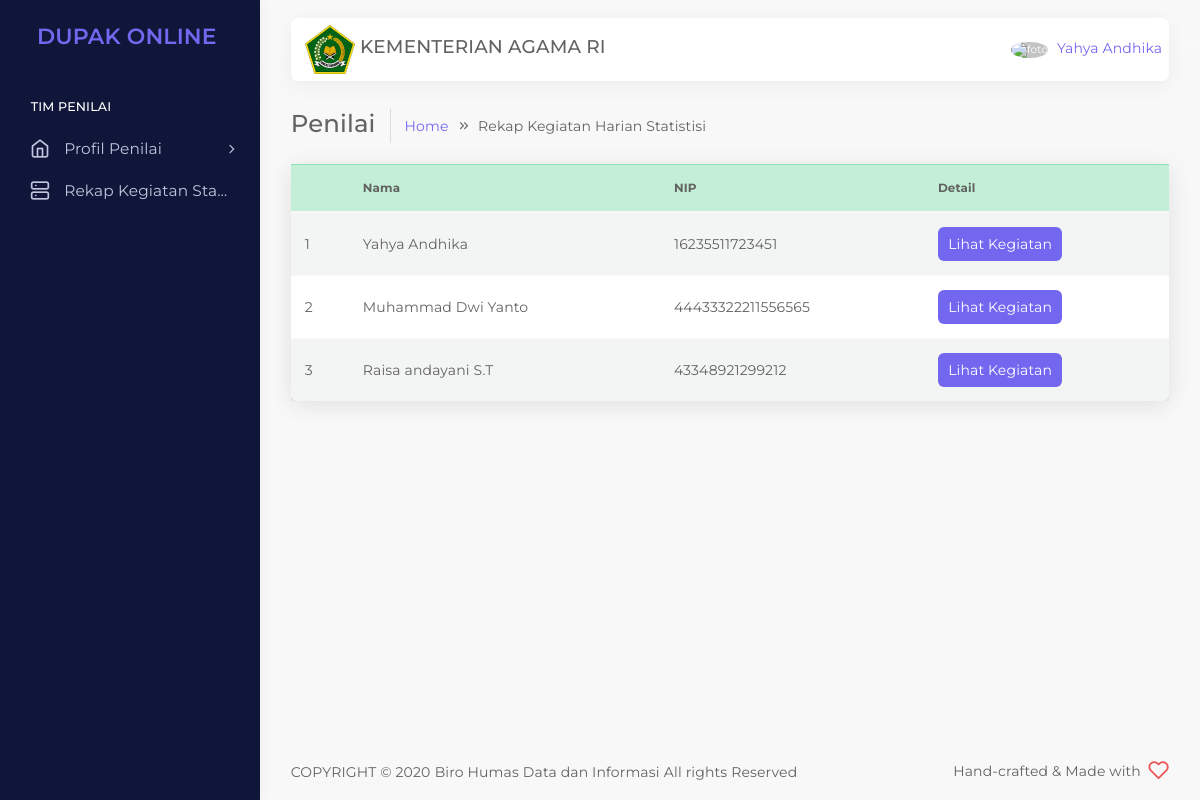
Page /penilai/data-list-rekap.php (signed in) on the committed database.
### tables this page shows
CREATE TABLE `pengguna` (
  `id_pengguna` int(100) NOT NULL,
  `nama` varchar(100) NOT NULL,
  `nip` varchar(225) NOT NULL,
  `password` varchar(255) NOT NULL,
  `email` varchar(255) NOT NULL,
  `alamat` varchar(255) NOT NULL,
  `no_seri_kapreg` varchar(1000) NOT NULL,
  `tempat_tanggal_lahir` varchar(100) NOT NULL,
  `tgl_lahir` date NOT NULL,
  `jenis_kelamin` varchar(100) NOT NULL,
  `pendidikan` varchar(100) NOT NULL,
  `pangkat` varchar(100) NOT NULL,
  `jabatan` enum('Statistisi Muda','Statistisi Madya') NOT NULL,
  `masa_kerja` varchar(100) NOT NULL,
  `unit_kerja` varchar(100) NOT NULL,
  `role` varchar(255) NOT NULL
);

### session_co.php (called while the page is built, shortened)
<?php
   include('config.php');
   $user_check = $_SESSION['login'];
   $ses_sql = mysqli_query($mysqli,"SELECT * FROM pengguna WHERE nip = '$user_check'");
   while ($row = mysqli_fetch_array($ses_sql,MYSQLI_ASSOC)){
      $login_session = $row['nama'];
   }
?>

### penilai/data-list-rekap.php (the view, shortened to what this page needs)
<?php
include('../session_co.php');
?>
<!DOCTYPE html>
<html class="loading" lang="en" data-textdirection="ltr">
<head>
    <link rel="stylesheet" type="text/css" href="../app-assets/vendors/css/vendors.min.css">
    <link rel="stylesheet" type="text/css" href="../app-assets/vendors/css/tables/datatable/datatables.min.css">
    <link rel="stylesheet" type="text/css" href="../app-assets/vendors/css/file-uploaders/dropzone.min.css">
    <link rel="stylesheet" type="text/css" href="../app-assets/vendors/css/tables/datatable/extensions/dataTables.checkboxes.css">
    <link rel="stylesheet" type="text/css" href="../app-assets/css/bootstrap.css">
    <link rel="stylesheet" type="text/css" href="../app-assets/css/bootstrap-extended.css">
    <link rel="stylesheet" type="text/css" href="../app-assets/css/colors.css">
    <link rel="stylesheet" type="text/css" href="../app-assets/css/components.css">
    <link rel="stylesheet" type="text/css" href="../app-assets/css/themes/dark-layout.css">
    <link rel="stylesheet" type="text/css" href="../app-assets/css/themes/semi-dark-layout.css">
    <link rel="stylesheet" type="text/css" href="../app-assets/css/core/menu/menu-types/vertical-menu.css">
    <link rel="stylesheet" type="text/css" href="../app-assets/css/core/colors/palette-gradient.css">
    <link rel="stylesheet" type="text/css" href="../app-assets/css/plugins/file-uploaders/dropzone.css">
    <link rel="stylesheet" type="text/css" href="../app-assets/css/pages/data-list-view.css">
    <link rel="stylesheet" type="text/css" href="../assets/css/style.css">
</head>
<body class="vertical-layout vertical-menu-modern semi-dark-layout 2-columns  navbar-floating footer-static  " data-open="click" data-menu="vertical-menu-modern" data-col="2-columns" data-layout="semi-dark-layout">
    <nav class="header-navbar navbar-expand-lg navbar navbar-with-menu floating-nav navbar-light navbar-shadow">
        <div class="navbar-wrapper">
            <div class="navbar-container content">
                <div class="navbar-collapse" id="navbar-mobile">
                    <div class="mr-auto float-left bookmark-wrapper d-flex align-items-center">
                        <ul class="nav navbar-nav">
                            <li class="nav-item d-none d-lg-block"><img src="../app-assets/images/pages/kemenag25.png"><a class="h4"> KEMENTERIAN AGAMA RI</a>
                            </li>
                        </ul>
                    </div>
                        <a class="dropdown-toggle nav-link dropdown-user-link section_userinfo" href="#" data-toggle="dropdown">
                            <span class="avatar avatar-online">
                            <img src="https://sso.undip.ac.id/assets/app/images/user.png" style="max-width: 45px;" alt="foto"><i></i></span>
                            <span class="user-name" style="margin-bottom: 1rem;" >  <?php echo $login_session; ?></span></a>
                </div>
            </div>
        </div>
    </nav>
    <div class="main-menu menu-fixed menu-dark menu-accordion menu-shadow" data-scroll-to-active="true">
        <div class="navbar-header">
            <ul class="nav navbar-nav flex-row">
                <li class="nav-item mr-auto"><a class="navbar-brand" href="app-user-view.php">
                        <h2 class="brand-text mb-0">DUPAK ONLINE</h2>
                    </a></li>
                <li class="nav-item nav-toggle"><a class="nav-link modern-nav-toggle pr-0" data-toggle="collapse"></a></li>
            </ul>
        </div>
        <div class="main-menu-content">
            <ul class="navigation navigation-main" id="main-menu-navigation" data-menu="menu-navigation">
                <li class=" navigation-header"><span>Tim Penilai</span>
                </li>
                <li class=" nav-item"><a href="./app-user-view.php"><i class="feather icon-home"></i><span class="menu-title" data-i18n="Dashboard">Profil Penilai</span></a>
                </li>
                <li class=" nav-item"><a href="./data-list-rekap.php"><i class="feather icon-server"></i><span class="menu-title" data-i18n="Colors">Rekap Kegiatan Statistisi</span></a>
                </li>
            </ul>
        </div>
    </div>
    <div class="app-content content">
        <div class="content-wrapper">
            <div class="content-header row">
                <div class="content-header-left col-md-9 col-12 mb-2">
                    <div class="row breadcrumbs-top">
                        <div class="col-12">
                            <h2 class="content-header-title float-left mb-0">Penilai</h2>
                            <div class="breadcrumb-wrapper col-12">
                                <ol class="breadcrumb">
                                    <li class="breadcrumb-item"><a href="app-user-view.php">Home</a>
                                    </li>
                                    <li class="breadcrumb-item active">Rekap Kegiatan Harian Statistisi
                                    </li>
                                </ol>
                            </div>
                        </div>
                    </div>
                </div>
            </div>
            <div class="content-body">
                <section id="data-list-view" class="data-list-view-header">
                    <div class="card">
                    <div class="table-responsive">
                        <table class="table table-striped mb-0">
                            <thead >
                                <tr class="table-success">
                                <th></th>
                                    <th>Nama</th>
                                    <th>NIP</th>
                                    <th>Detail</th>
                                </tr>
                            </thead>
                            <tbody>
                                <?php
                                $user_check = $_SESSION['role'] = "Statistisi";
                                $query = mysqli_query($mysqli, "SELECT * FROM pengguna WHERE role = '$user_check'
                                ");
                                $no = 1;
                                while ($data = mysqli_fetch_assoc($query))
                                {
                                ?>
                                    <tr>
                                    <td><?php echo $no++; ?></td>
                                    <td><?php echo $data['nama']; ?></td>
                                    <td><?php echo $data['nip']; ?></td>
                                    <td>
                                    <div>
                                      <a  class="btn btn-icon btn-primary"  href="./detail-rekap.php?nip=<?php echo $data['nip']; ?>">Lihat Kegiatan</a>
                                    </div>
                                    </td>
                                    </tr>
                                <?php
                                }
                                ?>
                                </tbody>
                            </table>
                    </div>
                    </div>
                    </section>
                </div>
            </div>
            </div>
    <div class="drag-target"></div>
    <footer class="footer footer-static footer-light">
        <p class="clearfix blue-grey lighten-2 mb-0"><span class="float-md-left d-block d-md-inline-block mt-25">COPYRIGHT &copy; 2020<a class="text-bold-800 grey darken-2" target="_blank">Biro Humas Data dan Informasi</a>All rights Reserved</span><span class="float-md-right d-none d-md-block">Hand-crafted & Made with<i class="feather icon-heart pink"></i></span>
        </p>
    </footer>
</body>
</html>

### app-assets/css/themes/semi-dark-layout.css (style rules this page uses)
body.semi-dark-layout .main-menu { background-color : #10163A; }
body.semi-dark-layout .main-menu-content .navigation-main { background-color : #10163A; }
body.semi-dark-layout .main-menu-content .navigation-main .nav-item i { color : #C2C6DC; }
body.semi-dark-layout .main-menu-content .navigation-main .nav-item a:after, body.semi-dark-layout .main-menu-content .navigation-main .nav-item a { color : #C2C6DC; }

### app-assets/css/core/menu/menu-types/vertical-menu.css (style rules this page uses)
body.vertical-layout.vertical-menu-modern .main-menu .navigation > li > a > i { font-size : 1.2rem; margin-right : 1rem; float : left; }
body.vertical-layout.vertical-menu-modern .main-menu { -webkit-transition : 0.4s cubic-bezier(0.25, 0.8, 0.25, 1); transition : 0.4s cubic-bezier(0.25, 0.8, 0.25, 1); -webkit-transform : translate3d(0, 0, 0); transform : translate3d(0, 0, 0); -webkit-backface-visibility : hidden; backface-visibility : hidden; }
body.vertical-layout.vertical-menu-modern.menu-expanded .main-menu { width : 260px; }
body.vertical-layout.vertical-menu-modern.menu-expanded .main-menu .navigation > li > a > i { margin-right : 1rem; float : left; }
body.vertical-layout.vertical-menu-modern.menu-expanded .main-menu .navigation > li > a > i:before { font-size : 1.429rem; }
body.vertical-layout.vertical-menu-modern.menu-expanded .main-menu .navigation > li > a > span { -webkit-animation : 0.3s cubic-bezier(0.25, 0.8, 0.25, 1) 0s normal forwards 1 fadein; animation : 0.3s cubic-bezier(0.25, 0.8, 0.25, 1) 0s normal forwards 1 fadein; }
body.vertical-layout.vertical-menu-modern.menu-expanded .main-menu .navigation li.has-sub > a:not(.mm-next):after { content : '\f105'; font-family : 'FontAwesome'; font-size : 1.1rem; display : inline-block; position : absolute; right : 25px; top : 10px; -webkit-transform : rotate(0deg); -ms-transform : rotate(0deg); transform : rotate(0deg); transition : -webkit-transform 0.2s ease-in-out; }
body.vertical-layout.vertical-menu-modern.menu-expanded .footer { margin-left : 260px; }
@media (min-width: 992px) { body.vertical-layout.vertical-menu-modern .main-menu { width : 260px; } }
@media (min-width: 992px) { body.vertical-layout.vertical-menu-modern .footer { margin-left : 260px; } }

### rows in the picture
pengguna: nama "Yahya Andhika", nip "16235511723451"
pengguna: nama "Muhammad Dwi Yanto", nip "44433322211556565"
pengguna: nama "Raisa andayani S.T", nip "43348921299212"
